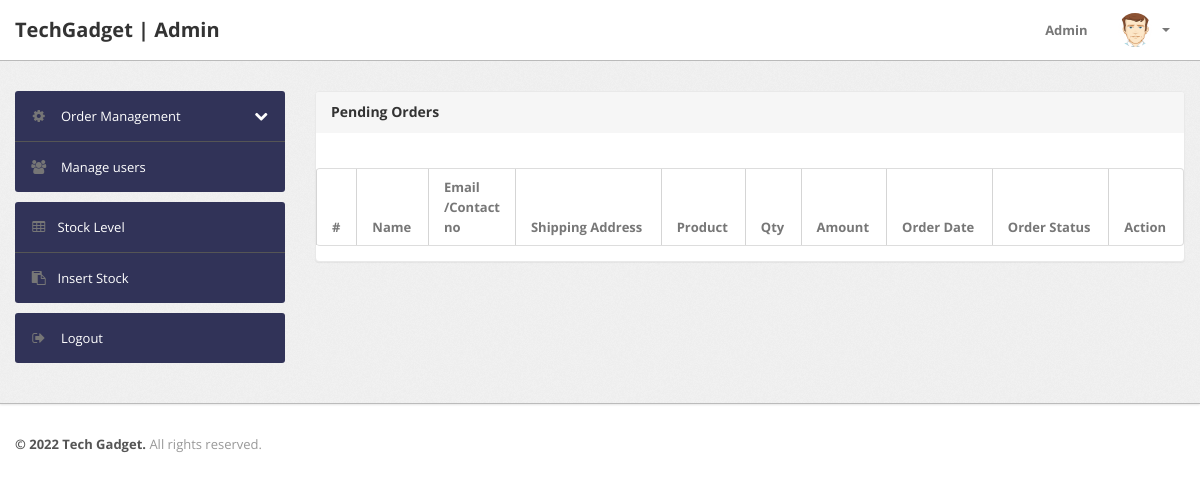
Page /admin/delivered-orders.php (signed in) on the earlier database version.
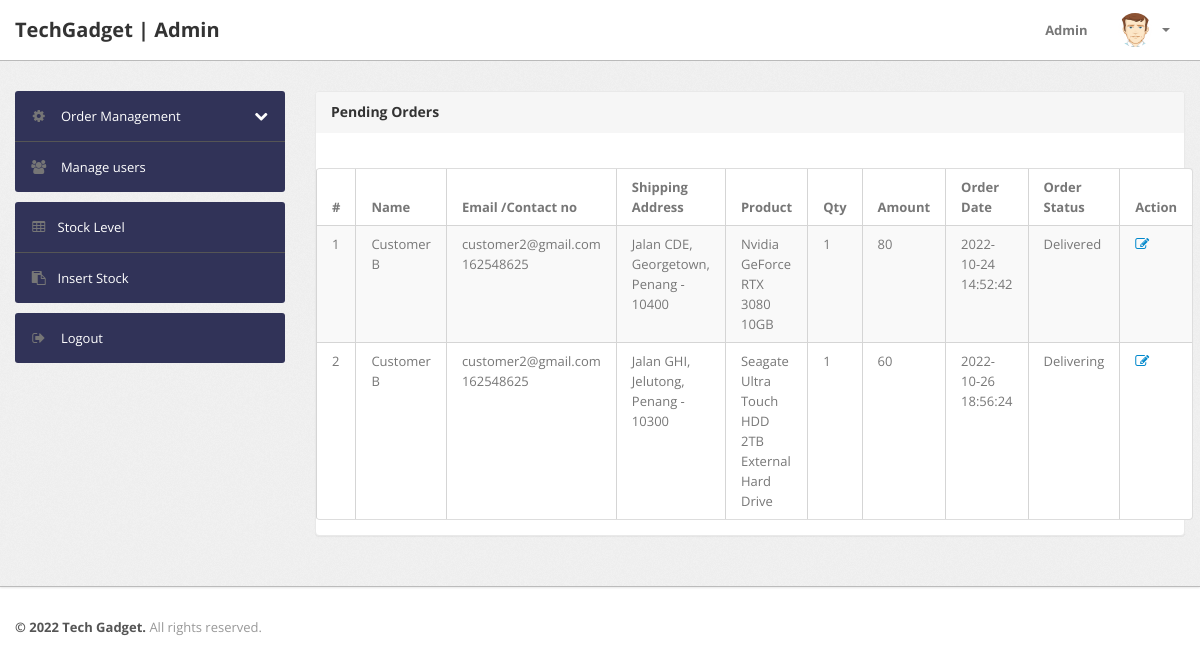
Same page on the later database version.
### tables this page shows
CREATE TABLE `invoice` (
  `TransactionNo` int(9) NOT NULL,
  `CustomerID` int(5) NOT NULL,
  `BarcodeNo` int(5) NOT NULL,
  `ShipmentID` int(5) DEFAULT NULL,
  `OrderStatus` varchar(25) NOT NULL,
  `OrderDateTime` datetime NOT NULL,
  `ProductQty` int(10) NOT NULL,
  `ProductPrice` decimal(7,2) NOT NULL,
  `FreeDelivery` tinyint(1) NOT NULL DEFAULT 0,
  `Discount` decimal(7,2) NOT NULL,
  `TotalPrice` decimal(10,2) NOT NULL,
  `PaymentDateTime` datetime NOT NULL,
  `PaymentMethod` varchar(50) NOT NULL,
  `PaymentAmount` decimal(10,2) NOT NULL,
  `ShippingFee` decimal(7,2) NOT NULL,
  `LoyaltyPointAdded` int(10) NOT NULL
);

CREATE TABLE `customer` (
  `CustomerID` int(5) NOT NULL,
  `username` varchar(255) NOT NULL,
  `FirstName` varchar(50) NOT NULL,
  `LastName` varchar(50) NOT NULL,
  `Phone` int(15) NOT NULL,
  `BirthDate` date NOT NULL,
  `Email` varchar(50) NOT NULL,
  `Password` varchar(255) NOT NULL,
  `LoyaltyPoint` int(10) NOT NULL
);

CREATE TABLE `shipment` (
  `ShippingID` int(5) NOT NULL,
  `TransactionNo` int(5) NOT NULL,
  `PackingDateTime` datetime DEFAULT NULL,
  `ShippingDateTime` datetime DEFAULT NULL,
  `toStreet` varchar(50) NOT NULL,
  `toCity` varchar(20) NOT NULL,
  `toState` varchar(20) NOT NULL,
  `toZipCode` int(6) NOT NULL
);

CREATE TABLE `product` (
  `BarcodeNo` int(10) NOT NULL,
  `ProductName` varchar(50) NOT NULL,
  `Category` varchar(50) NOT NULL,
  `Quantity` int(11) NOT NULL,
  `Details` longtext DEFAULT NULL,
  `Brand` varchar(50) NOT NULL,
  `ManufacturingDate` date NOT NULL,
  `ImageURL` longtext NOT NULL,
  `TradePrice` decimal(7,2) NOT NULL,
  `RetailPrice` decimal(7,2) NOT NULL,
  `Warranty` varchar(10) NOT NULL
);

### admin/delivered-orders.php (the view, shortened to what this page needs)
<?php
if(strlen($_SESSION['alogin'])==0)
	{
header('location:index.php');
}
else{
?>
<!DOCTYPE html>
<html lang="en">
<head>
	<link type="text/css" href="bootstrap/css/bootstrap.min.css" rel="stylesheet">
	<link type="text/css" href="bootstrap/css/bootstrap-responsive.min.css" rel="stylesheet">
	<link type="text/css" href="css/theme.css" rel="stylesheet">
	<link type="text/css" href="images/icons/css/font-awesome.css" rel="stylesheet">
</head>
<body>
<?php include('include/header.php');?>
	<div class="wrapper">
		<div class="container">
			<div class="row">
<?php include('include/sidebar.php');?>
			<div class="span9">
					<div class="content">
	<div class="module">
							<div class="module-head">
								<h3>Pending Orders</h3>
							</div>
							<div class="module-body table">
									<br />
								<table cellpadding="0" cellspacing="0" border="0" class="datatable-1 table table-bordered table-striped	 display table-responsive" >
									<thead>
										<tr>
											<th>#</th>
											<th> Name</th>
											<th width="50">Email /Contact no</th>
											<th>Shipping Address</th>
											<th>Product </th>
											<th>Qty </th>
											<th>Amount </th>
											<th>Order Date</th>
											<th>Order Status</th>
											<th>Action</th>
										</tr>
									</thead>
<tbody>
<?php
$query=mysqli_query($con,"SELECT
`customer`.`FirstName` as `FName`,
`customer`.`LastName` as `LName`,
`customer`.`Email` as `Email`,
`customer`.`Phone` as `Phone`,
`shipment`.`toStreet` as `toStreet`,
`shipment`.`toCity` as `toCity`,
`shipment`.`toState` as `toState`,
`shipment`.`toZipCode` as `toZipCode`,
`product`.`ProductName` as `ProductName`,
`invoice`.`ShippingFee` as `ShippingFee`,
`invoice`.`ProductQty` as `ProductQty`,
`invoice`.`OrderDateTime` as `OrderDateTime`,
`invoice`.`OrderStatus` as `OrderStatus`,
`product`.`RetailPrice` as `ProductPrice`,
`invoice`.`TransactionNo` as `TransactionNo`
from `invoice` join `customer` on  `invoice`.`CustomerID`=`customer`.`CustomerID`
join `product` on `product`.`BarcodeNo`=`invoice`.`BarcodeNo`
join `shipment` on `shipment`.`TransactionNo`=`invoice`.`TransactionNo`
where `invoice`.`OrderStatus`='Delivering' OR `invoice`.`OrderStatus`='Delivered'");
$cnt=1;
while($row=mysqli_fetch_array($query))
{
?>
										<tr>
											<td><?php echo htmlentities($cnt);?></td>
											<td><?php echo htmlentities($row['FName']." ".$row['LName']);?></td>
											<td><?php echo htmlentities($row['Email']);?><br><?php echo htmlentities($row['Phone']);?></td>
											<td><?php echo htmlentities($row['toStreet'].", ".$row['toCity'].", ".$row['toState']." - ".$row['toZipCode']);?></td>
											<td><?php echo htmlentities($row['ProductName']);?></td>
											<td><?php echo htmlentities($row['ProductQty']);?></td>
											<td><?php echo htmlentities($row['ProductQty']*$row['ProductPrice']+$row['ShippingFee']);?></td>
											<td><?php echo htmlentities($row['OrderDateTime']);?></td>
											<td><?php echo htmlentities($row['OrderStatus']);?></td>
											<td>    <a href="updateorder.php?oid=<?php echo htmlentities($row['TransactionNo']);?>" title="Update order" target="_blank"><i class="icon-edit"></i></a>
											</td>
											</tr>
										<?php $cnt=$cnt+1; } ?>
										</tbody>
								</table>
							</div>
						</div>
					</div>
				</div>
			</div>
		</div>
	</div>
<?php include('include/footer.php');?>
</body>
<?php } ?>

### admin/include/header.php (shortened to what this page needs)
<div class="navbar navbar-fixed-top">
		<div class="navbar-inner">
			<div class="container">
			  	<a class="brand" href="#">
			  		TechGadget | Admin
			  	</a>
				<div class="nav-collapse collapse navbar-inverse-collapse">
					<ul class="nav pull-right">
						<li><a>
							Admin
						</a></li>
						<li class="nav-user dropdown">
							<a href="#" class="dropdown-toggle" data-toggle="dropdown">
								<img src="images/user.png" class="nav-avatar" />
								<b class="caret"></b>
							</a>
						</li>
					</ul>
				</div>
			</div>
		</div>
	</div>

### admin/include/sidebar.php (shortened to what this page needs)
<div class="span3">
					<div class="sidebar">
<ul class="widget widget-menu unstyled">
							<li>
								<a class="collapsed" data-toggle="collapse" href="#togglePages">
									<i class="menu-icon icon-cog"></i>
									<i class="icon-chevron-down pull-right"></i><i class="icon-chevron-up pull-right"></i>
									Order Management
								</a>
							</li>
							<li>
								<a href="manage-users.php">
									<i class="menu-icon icon-group"></i>
									Manage users
								</a>
							</li>
						</ul>
						<ul class="widget widget-menu unstyled">
                                <li><a href="manage-products.php"><i class="menu-icon icon-table"></i>Stock Level </a></li>
                                <li><a href="insert-product.php"><i class="menu-icon icon-paste"></i>Insert Stock </a></li>
                            </ul>
						<ul class="widget widget-menu unstyled">
							<li>
								<a href="logout.php">
									<i class="menu-icon icon-signout"></i>
									Logout
								</a>
							</li>
						</ul>
					</div>
				</div>

### admin/include/footer.php
<div class="footer">
	<div class="container">
		<b class="copyright">&copy; 2022 Tech Gadget. </b> All rights reserved.
	</div>
</div>

### admin/css/theme.css (style rules this page uses)
body { font-size: 13px; font-family: 'Open Sans', Arial, sans-serif; background: #fff; color: #777 }
h1, h2, h3, h4, h5, h6 { color: #333; margin-top: 0 }
h3 { font-size: 20px }
strong, b { color: #555 }
.wrapper { background: url(../images/bg.png) #eee; border-bottom: 1px solid #bbb; -webkit-box-shadow: 0 1px 2px rgba(0,0,0,0.1); -moz-box-shadow: 0 1px 2px rgba(0,0,0,0.1); box-shadow: 0 1px 2px rgba(0,0,0,0.1); padding: 30px 0 }
.footer { color: #999; padding: 30px 0 60px }
body [class^="icon-"], body [class*=" icon-"] { font-size: 14px; line-height: 20px; height: 20px }
.module { background: #fff; -webkit-border-radius: 3px; -moz-border-radius: 3px; border-radius: 3px; border: 1px solid #ccc; border-bottom-color: #bbb; -webkit-box-shadow: 0 0 1px rgba(0,0,0,0.2); -moz-box-shadow: 0 0 1px rgba(0,0,0,0.2); box-shadow: 0 0 1px rgba(0,0,0,0.2); margin-bottom: 30px }
.navbar { position: static!important; margin: 0!important }
.navbar .navbar-inner { background: #fff; border-bottom: 1px solid #bbb; -webkit-box-shadow: 0 1px 2px rgba(0,0,0,0.15); -moz-box-shadow: 0 1px 2px rgba(0,0,0,0.15); box-shadow: 0 1px 2px rgba(0,0,0,0.15) }
.navbar .brand { color: #333; font-weight: bold; font-size: 20px; margin-right: 20px; padding: 20px }
.navbar .nav>li>a { padding: 20px 15px; font-weight: bold; color: #777 }
.nav-user>a { height: 20px }
.nav-avatar { width: 34px; height: 34px; margin: -7px 5px 0 0; -webkit-border-radius: 50%; -moz-border-radius: 50%; border-radius: 50% }
.table { margin-bottom: 0 }
.table th, .table td { border-color: #d5d5d5!important }
.table-bordered thead:first-child tr:first-child>th:first-child, .table-bordered tbody:first-child tr:first-child>td:first-child { -webkit-border-top-left-radius: 2px; -moz-border-radius-topleft: 2px; border-top-left-radius: 2px }
.table-bordered thead:first-child tr:first-child>th:last-child, .table-bordered tbody:first-child tr:first-child>td:last-child { -webkit-border-top-right-radius: 2px; -moz-border-radius-topright: 2px; border-top-right-radius: 2px }
.table-bordered thead:last-child tr:last-child>th:first-child, .table-bordered tbody:last-child tr:last-child>td:first-child, .table-bordered tfoot:last-child tr:last-child>td:first-child { -webkit-border-bottom-left-radius: 2px; -moz-border-radius-bottomleft: 2px; border-bottom-left-radius: 2px }
.table-bordered thead:last-child tr:last-child>th:last-child, .table-bordered tbody:last-child tr:last-child>td:last-child, .table-bordered tfoot:last-child tr:last-child>td:last-child { -webkit-border-bottom-right-radius: 2px; -moz-border-radius-bottomright: 2px; border-bottom-right-radius: 2px }
.widget-menu { background: #fff; -webkit-border-radius: 3px; -moz-border-radius: 3px; border-radius: 3px; overflow: hidden }
.widget-menu a { color: #555; display: block; line-height: 20px; padding: 15px; text-decoration: none!important }
.widget-menu .menu-icon { margin-right: 10px; color: #767676; -webkit-transition: all .2s ease-in-out; -moz-transition: all .2s ease-in-out; transition: all .2s ease-in-out; }
.widget-menu>li+li { border-top: 1px solid #555 }
.widget-menu>li>a { background-color: #313358; color: #ffffff; -webkit-transition: all .2s ease-in-out; -moz-transition: all .2s ease-in-out; transition: all .2s ease-in-out; }
.widget-menu>li>a .icon-chevron-down { display: none }
.widget-menu>li>a.collapsed .icon-chevron-down { display: block }
.module { box-shadow: 0 0 3px rgba(0,0,0,.1); border-color: #e9e9e9; margin-bottom: 20px; background-color: #fff; border-radius: 4px; -webkit-box-shadow: 0 1px 1px rgba(0,0,0,.05); box-shadow: 0 1px 1px rgba(0,0,0,.05); }
.module-head { color: #767676; background-color: #f6f6f6; border-color: #e9e9e9; padding: 10px 15px; border-bottom: 1px solid transparent; border-top-right-radius: 3px; border-top-left-radius: 3px; }
.module-head h3 { font-size: 14px; line-height: 20px; height: 20px; margin: 0 }
.module-body { padding: 15px }
.module-body.table { padding: 15px 0 }
.module-body.table .table th, .module-body.table .table td { padding-left: 15px; padding-right: 15px }

Differences in the rows shown:
added invoice: CustomerID.LastName "Customer B", CustomerID.Email "customer2@gmail.com", CustomerID.Phone "162548625", ShipmentID.toZipCode "Jalan CDE, Georgetown, Penang - 10400", BarcodeNo.ProductName "Nvidia GeForce RTX 3080 10GB", ProductQty "1", $row['ProductQty']*$row['ProductPrice']+$row['ShippingFee'] "80", OrderDateTime "2022-10-24 14:52:42", OrderStatus "Delivered"
added invoice: CustomerID.LastName "Customer B", CustomerID.Email "customer2@gmail.com", CustomerID.Phone "162548625", ShipmentID.toZipCode "Jalan GHI, Jelutong, Penang - 10300", BarcodeNo.ProductName "Seagate Ultra Touch HDD 2TB External Hard Drive", ProductQty "1", $row['ProductQty']*$row['ProductPrice']+$row['ShippingFee'] "60", OrderDateTime "2022-10-26 18:56:24", OrderStatus "Delivering"
